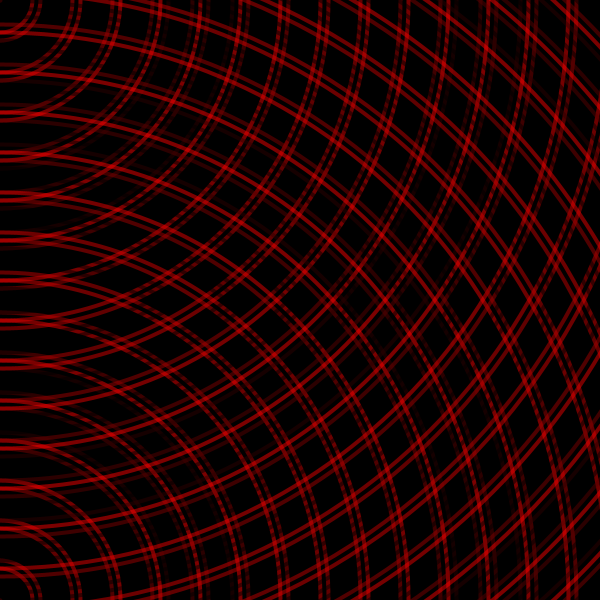
Frame 1 (no input)
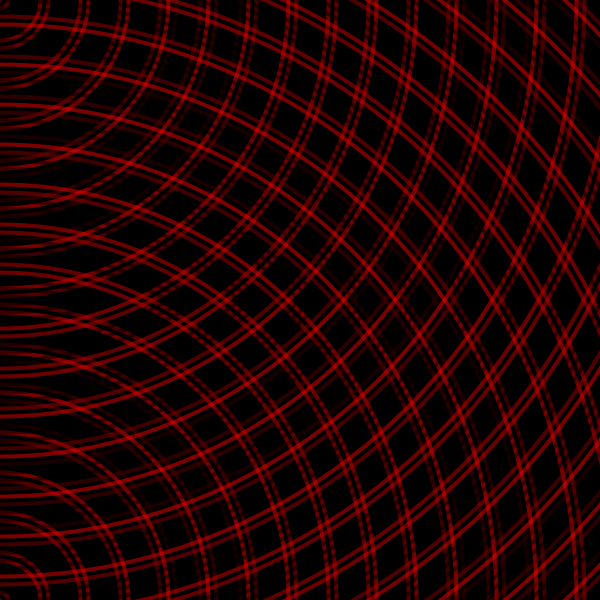
Frame 60 (the mouse pressed at the canvas centre just before this capture)
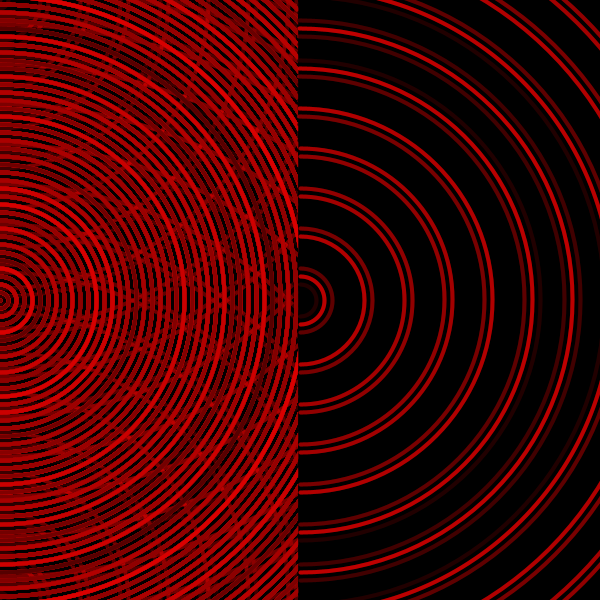
Frame 120 (the mouse held since frame 60 and released just before this capture)

The Processing sketch that drew these frames (run headless with seeded random() and noise(); from frame 60 on, the mouse is pressed at the canvas centre):

// Processing sketch: Double_Slit_Code_2
// ── Double_Slit_Code_2.pde
void setup(){
  size(600,600);
  background(0);
  frameRate(4.5);
}

float t=0;//Time
float wall=0;//Barrier
int bar;//The largest distance between the source and a barrier/screen end
float shrink;//The size of the arc
float shrinkslit;//The size of the arc in the double slit
float slitpos;//  the postition of the slits
float str;//Storage to contain the value of the wave

void draw(){
  
  clear();
  strokeWeight(4);
  
  wall=mouseX;//the x value of the mouse on the sceen
  bar=(int)sqrt((float)(Math.pow((height/2),2)+(Math.pow(wall,2))));// c^2 = a^2 + b^2
  
  for (float pos=0;pos<(bar);pos+=8){//pos is the diameter of the circles from the source
    
    str=sin(radians((pos-t)*10));
   
    if (str>=0){//Ignoring the minimas since the background is black and the minimas are black
      stroke(255*str,0,0,125);
      fill(0,0,0,0);
    
      if (pos>(height*2)){
        shrink=(float)((Math.acos((height*2)/pos)));//if pos<(height*2) shrink=undefined
      }
      else{
        shrink=0;
      }
    
      arc(0,height/2,pos*2,pos*2,PI+HALF_PI+shrink,TWO_PI+HALF_PI-shrink);
      t++;
    }
  }
  
  stroke(0);
  fill(0);
  rect(wall,0,width-wall,height);//hiding the extra bits of the wave
  
  slitpos=mouseY;
  if (slitpos>300){
    bar=(int)sqrt((float)(Math.pow(height-slitpos+300,2)+(Math.pow(width-wall,2))));
  }
  else{
    bar=(int)sqrt((float)(Math.pow(height-slitpos,2)+(Math.pow(width-wall,2))));
  }
  
  for (float pos=0;pos<(bar);pos+=8){
    
    str=sin(radians((pos-t)*10));

    stroke(255*str,0,0,125);
    fill(0,0,0,0);
    
    if (pos>(slitpos*2)){
      shrink=(float)((Math.acos((slitpos*2)/pos)));
    }
    else if(pos>((height-slitpos)*2)){
      shrinkslit=(float)((Math.acos(((height-slitpos)*2)/pos)));
    }
    else{
      shrink=0;
      shrinkslit=0;
    }
    
    arc(wall,slitpos,pos*2,pos*2,PI+HALF_PI+shrink,TWO_PI+HALF_PI-shrinkslit);
    arc(wall,height-slitpos,pos*2,pos*2,PI+HALF_PI+shrinkslit,TWO_PI+HALF_PI-shrink);
    t++;
    
  }
  println(frameRate);
}
